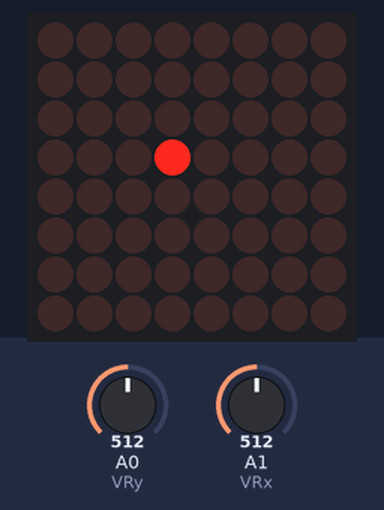
This sketch was run on a simulated Arduino Uno, built with avr-gcc and run on an emulated ATmega328P. Parts: 8×8 LED matrix. Wiring (inferred from the names in the program): MAX7219 LED driver (orientation assumed): data pin 2; clock pin 4; CS pin 3. Inputs (shaded band) come from the test bench; at power-on: A0 (VRy) = 512, A1 (VRx) = 512.

Above: at 1.2 s.
1.3 s: A0 (VRy) set to 14
At 1.7 s:
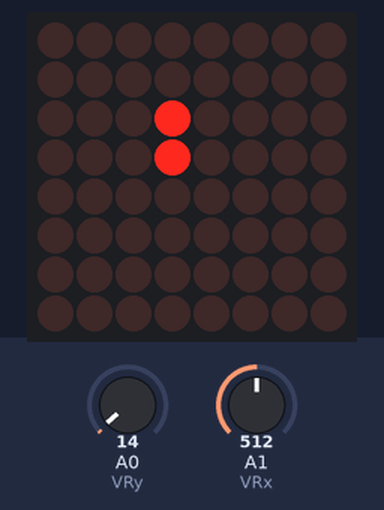
4.3 s: A0 (VRy) set to 20
7.3 s: A0 (VRy) set to 26
8.8 s: A1 (VRx) set to 0
At 9.5 s:
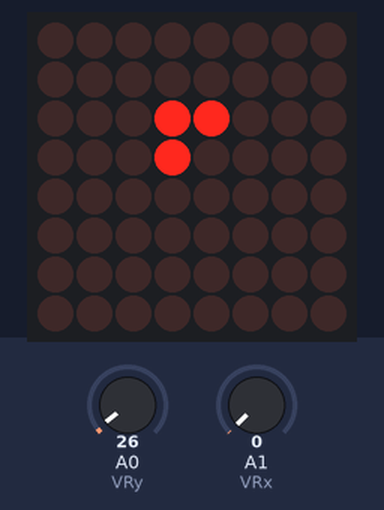
Timing chart, 0 to 11.8 s (numbered marks = the images above; inputs shaded):
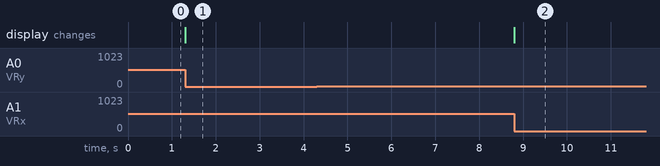

The sketch:

Snake.ino
```cpp
#include "matrix.h"

int VRx = A1;
int VRy = A0;

int columnValue[8] = {0};

void DrawCircle()
{
  int i=0;

  Clear();

  WritePixel(2+i, 4);
  WritePixel(2+i, 5);
  WritePixel(3+i, 6);
  WritePixel(4+i, 7);
  WritePixel(5+i, 7);
  WritePixel(6+i, 6);
  WritePixel(7+i, 5);
  WritePixel(7+i, 4);
  WritePixel(6+i, 3);
  WritePixel(5+i, 2);
  WritePixel(4+i, 2);
  WritePixel(3+i, 3);

  i++;
}

int xState()//Returns -1, 0, 1
{
  int xState = analogRead(VRx);

  if (xState>=24 && xState<=1000)
    return 0;

  else if (xState<24)
    return 1;

  else if (xState>1000)
    return -1;
}

int yState()//Returns -1, 0, 1
{
  int yState = analogRead(VRy);

  if (yState>=24 && yState<=1000)
    return 0;

  else if (yState<24)
    return -1;

  else if (yState>1000)
    return 1;
}

void setup() {

  pinMode(VRx, INPUT);
  pinMode(VRy, INPUT);

  Serial.begin(9600);

  SetupMatrix();
}

  int xPos = 4;
  int yPos = 4;

  int xLastCycle = 0;
  int yLastCycle = 0;

  int ticker = 0;

  bool matrixState[8][8] = {0};//All initialized to zero state
  int snakeXCoords[64] = {0};//Index 0 is tail of snake
  int snakeYCoords[64] = {0};
  int snakeLength = 1;//True length (which includes leader) is one more than this value

void loop() {
  Clear();//Erases last iteration's display

  if (!xLastCycle)
  {
    if (xState())//Only enters once per joystick movement
    {
      snakeXCoords[snakeLength] = xPos;
      snakeYCoords[snakeLength] = yPos;
      snakeLength++;
    }

    matrixState[xPos][yPos] = true;//Adds last pixel coordinates to matrixState
    xPos += xState();//Updates current xPos
  }

  if (!yLastCycle)
  {
    if (yState())//Only enters once per joystick movement
    {
      snakeXCoords[snakeLength] = xPos;
      snakeYCoords[snakeLength] = yPos;
      snakeLength++;
    }

    matrixState[xPos][yPos] = true;
    yPos += yState();
  }

  WritePixel(xPos, yPos);//Writes Leader

  for (int i=0; i<snakeLength; i++)
    WritePixel(snakeXCoords[i], snakeYCoords[i]);

  xLastCycle = xState();
  yLastCycle = yState();

  delay(1);//Refresh rate
}
```

matrix.h
```cpp
#ifndef MATRIX_H
#define MATRIX_H

#define DIN   2
#define CS    3
#define CLK   4

void WriteBoldMessage(char* text, int refreshFrequency);
//Writes bold message, takes a string and refreshFrequency, which dictates rate of letter scroll
//Accepts uppercase letters A-Z, digits 0-9, and following punctuation: ! ? . ,

void WriteNormalMessage(char* text, int refreshFrequency);
//Writes non-bold message, takes a string and refreshFrequency, which dictates rate of letter scroll
//Accepts uppercase letters A-Z, digits 0-9, and following punctuation: ! ? . ,

void Togglecs();

void WriteBit(bool data);

void WriteCommand(char select, char data);

void WriteColumn(char column, char data);

char IntegerToFlippedChar(long binNum);

void WritePixel(int x, int y);
//(0, 0) defined as top left pixel

void Clear();

void SetupMatrix();
//Must include in setup

void WriteBoldCharacter(char c, int xoffset);

void WriteNormalCharacter(char c, int xoffset);

#endif
```

Source omitted: matrix.cpp (33922 bytes)

Measured:
- after the input at 1.3 s, the display: changes at once (image 1)
- after the input at 4.3 s, every drawn part: stays the same
- after the input at 7.3 s, every drawn part: stays the same
- after the input at 8.8 s, the display: changes at once (image 2)
